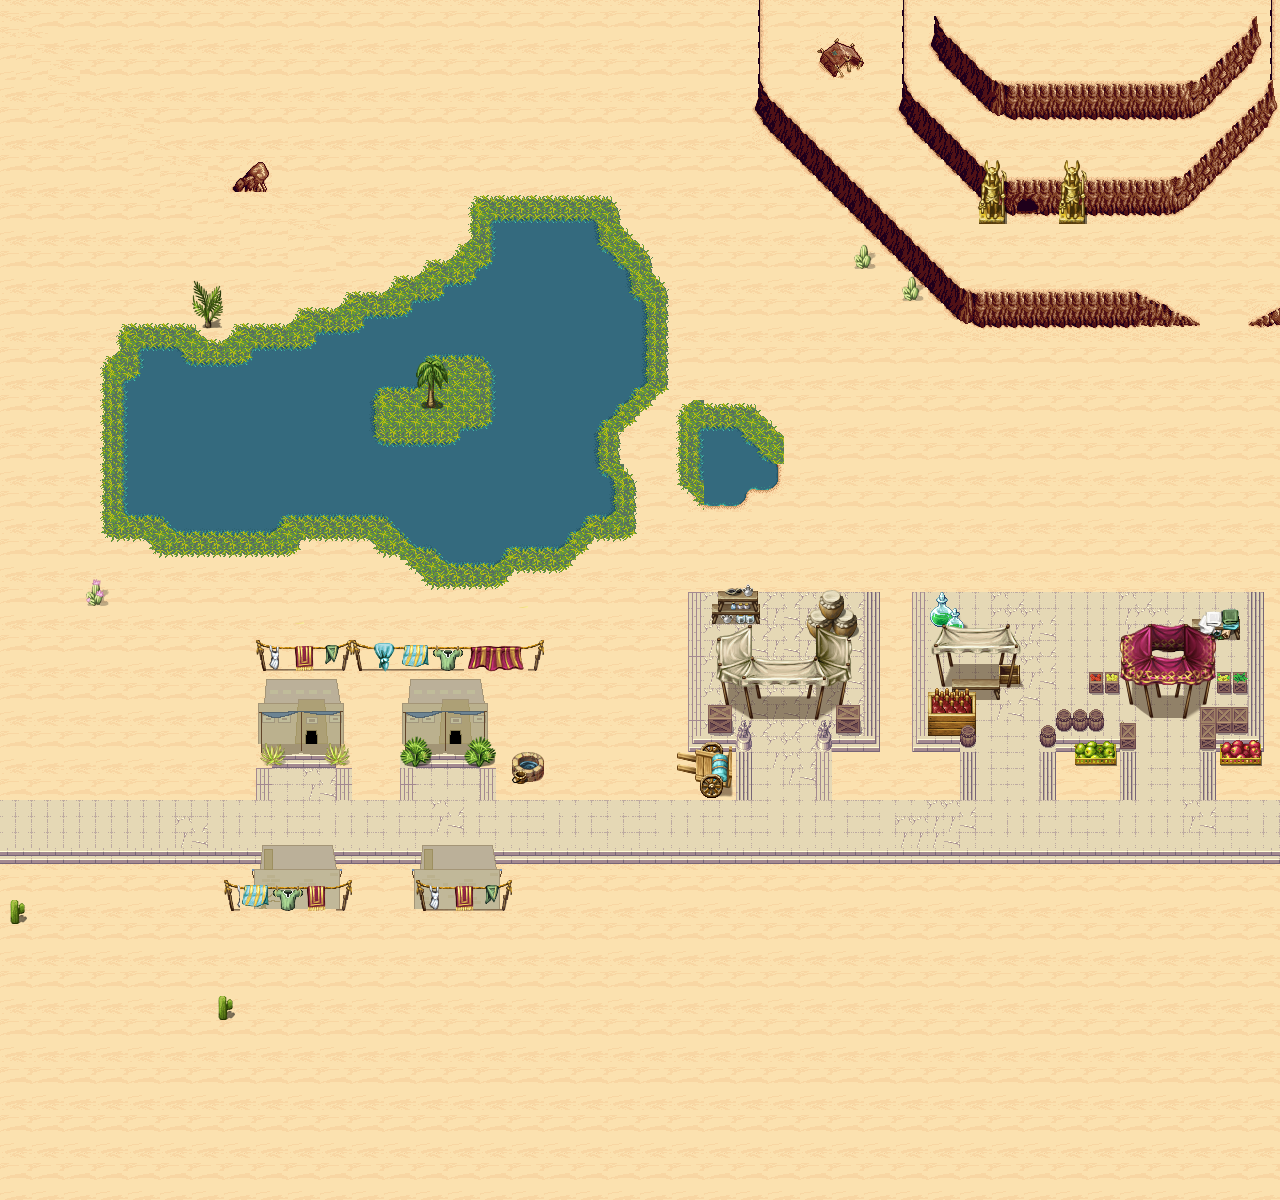

Rendered tile map (Tiled .tmx) drawn with the repository's tilesets; below, a short description and the map source with its tile grids summarised:
An orthogonal 80x75 tile map with 16x16 px tiles, 9 tile layers (ground_layer_bottom, ground_layer_top, mountain_layer_bottom, building_layer_bottom, ...), 7 tilesets and 90 objects (88x obstacle, obsatcle, cnct).

<map version="1.2" tiledversion="1.2.0" orientation="orthogonal" renderorder="right-down" width="80" height="75" tilewidth="16" tileheight="16" infinite="0" nextlayerid="22" nextobjectid="221">
 <tileset firstgid="1" source="desert.tsx" />
 <tileset firstgid="313" source="classical_temple_tiles.tsx" />
 <tileset firstgid="3385" source="egypt.tsx" />
 <tileset firstgid="4409" source="house.tsx" />
 <tileset firstgid="4505" source="Overworld.tsx" />
 <tileset firstgid="5945" source="oriental_set.tsx" />
 <tileset firstgid="6969" source="market.tsx" />
 <layer id="2" name="ground_layer_bottom" width="80" height="75">
  <data>[6000 cells, 5990 non-empty, 19 distinct tile ids]</data>
 </layer>
 <layer id="8" name="ground_layer_top" width="80" height="75">
  <data>[6000 cells, 1054 non-empty, 69 distinct tile ids]</data>
 </layer>
 <objectgroup id="3" name="obstacle">
  <object id="2" name="rockbottom1" type="obstacle" x="232" y="176" width="40" height="16" />
  <object id="8" name="wall" type="obstacle" x="1256" y="300" width="24" height="28" />
  <object id="106" name="washingline" type="obstacle" x="229" y="885" width="121" height="25" />
  <object id="111" name="washingline" type="obstacle" x="259" y="644" width="278" height="26" />
  <object id="112" name="washingline" type="obstacle" x="256" y="664" width="278" height="18" />
  <object id="116" name="house" type="obstacle" x="415" y="862" width="85" height="45" />
  <object id="118" name="house" type="obstacle" x="254" y="863" width="85" height="45" />
  <object id="119" name="house" type="obstacle" x="260" y="700" width="85" height="45" />
  <object id="120" name="house" type="obstacle" x="404" y="700" width="85" height="45" />
  <object id="122" name="plant" type="obstacle" x="466" y="740" width="29" height="26" />
  <object id="124" name="plant" type="obstacle" x="326" y="743" width="29" height="26" />
  <object id="125" name="plant" type="obstacle" x="258" y="742" width="29" height="26" />
  <object id="126" name="plant" type="obstacle" x="399" y="738" width="29" height="26" />
  <object id="127" name="crate" type="obstacle" x="737" y="723" width="14" height="25" />
  <object id="129" name="crate" type="obstacle" x="816" y="723" width="15" height="24" />
  <object id="130" name="crate" type="obstacle" x="709" y="708" width="22" height="19" />
  <object id="132" name="crate" type="obstacle" x="837" y="705" width="23" height="24" />
  <object id="133" name="shelf" type="obstacle" x="711" y="596" width="46" height="26" />
  <object id="135" name="cart" type="obstacle" x="685" y="760" width="43" height="31" />
  <object id="137" name="crate" type="obstacle" x="709" y="717" width="21" height="15" />
  <object id="138" name="crate" type="obstacle" x="837" y="711" width="24" height="23" />
  <object id="142" name="statue" type="obstacle" x="739" y="719" width="16" height="34" />
  <object id="143" name="statue" type="obstacle" x="818" y="718" width="14" height="30" />
  <object id="144" name="barrel" type="obstacle" x="808" y="601" width="50" height="33" />
  <object id="150" name="boxofpotions" type="obstacle" x="929" y="704" width="45" height="31" />
  <object id="152" name="barrel" type="obstacle" x="962" y="727" width="13" height="21" />
  <object id="153" name="barrel" type="obstacle" x="1042" y="730" width="12" height="13" />
  <object id="154" name="barrels" type="obstacle" x="1057" y="719" width="45" height="11" />
  <object id="157" name="box" type="obstacle" x="1089" y="682" width="27" height="9" />
  <object id="158" type="obstacle" x="1127" y="679" width="6" height="26" />
  <object id="159" type="obstacle" x="1144.85" y="683.82" width="8.04478" height="35" rotation="-0.29805" />
  <object id="160" type="obsatcle" x="1183.42" y="684.876" width="9.15694" height="33.8656" rotation="1.72917" />
  <object id="161" type="obstacle" x="1203.73" y="679.852" width="6" height="26" rotation="3.20949" />
  <object id="162" name="boxes" type="obstacle" x="1201" y="707" width="46" height="25" />
  <object id="164" name="box" type="obstacle" x="1200" y="723" width="15" height="25" />
  <object id="165" name="boxofapples" type="obstacle" x="1223" y="743" width="39" height="20" />
  <object id="166" name="boxofapples" type="obstacle" x="1076" y="744" width="39" height="20" />
  <object id="167" name="clothes" type="obstacle" x="1203" y="612" width="37" height="24" />
  <object id="169" name="statue" type="obstacle" x="981" y="179" width="23" height="42" />
  <object id="170" name="statue" type="obstacle" x="1061" y="182" width="23" height="42" />
  <object id="172" name="water" type="obstacle" x="124" y="372" width="20" height="144" />
  <object id="173" name="water" type="obstacle" x="144" y="348" width="32" height="172" />
  <object id="174" name="water" type="obstacle" x="376" y="444" width="236" height="68" />
  <object id="175" name="water" type="obstacle" x="176" y="356" width="80" height="176" />
  <object id="176" name="water" type="obstacle" x="256" y="348" width="32" height="184" />
  <object id="177" name="water" type="obstacle" x="288" y="348" width="88" height="168" />
  <object id="178" name="water" type="obstacle" x="412" y="296" width="232" height="60" />
  <object id="179" name="water" type="obstacle" x="316" y="328" width="60" height="20" />
  <object id="180" name="water" type="obstacle" x="316" y="328" width="60" height="20" />
  <object id="181" name="water" type="obstacle" x="488" y="356" width="112" height="88" />
  <object id="182" name="water" type="obstacle" x="600" y="356" width="40" height="44" />
  <object id="183" name="water" type="obstacle" x="388" y="512" width="196" height="20" />
  <object id="184" name="water" type="obstacle" x="404" y="536" width="160" height="16" />
  <object id="185" name="water" type="obstacle" x="436" y="552" width="64" height="12" />
  <object id="186" name="water" type="obstacle" x="364" y="316" width="56" height="72" />
  <object id="187" name="water" type="obstacle" x="492" y="216" width="104" height="80" />
  <object id="188" name="water" type="obstacle" x="596" y="248" width="36" height="60" />
  <object id="189" name="water" type="obstacle" x="444" y="280" width="52" height="20" />
  <object id="190" name="water" type="obstacle" x="700" y="428" width="44" height="72" />
  <object id="191" name="water" type="obstacle" x="732" y="448" width="48" height="40" />
  <object id="192" name="wall" type="obstacle" x="960" y="312" width="240" height="16" />
  <object id="193" name="wall" type="obstacle" x="960" y="288" width="208" height="24" />
  <object id="194" name="wall" type="obstacle" x="916" y="268" width="36" height="32" />
  <object id="195" name="wall" type="obstacle" x="960" y="288" width="208" height="24" />
  </objectgroup>
 <layer id="20" name="mountain_layer_bottom" width="80" height="75">
  <data>[6000 cells, 0 non-empty, 0 distinct tile ids]</data>
 </layer>
 <layer id="19" name="building_layer_bottom" width="80" height="75">
  <data>[6000 cells, 78 non-empty, 39 distinct tile ids]</data>
 </layer>
 <layer id="11" name="mountain_layer_bottom" width="80" height="75">
  <data>[6000 cells, 237 non-empty, 37 distinct tile ids]</data>
 </layer>
 <layer id="4" name="decoration_layer_bottom" width="80" height="75">
  <data>[6000 cells, 220 non-empty, 185 distinct tile ids]</data>
 </layer>
 <objectgroup id="21" name="connection">
  <!-- 1 objects omitted --></objectgroup>
 <layer id="6" name="sprite_layer" width="80" height="75">
  <data>[6000 cells, 0 non-empty, 0 distinct tile ids]</data>
 </layer>
 <layer id="5" name="decoration_layer_top" width="80" height="75">
  <data>[6000 cells, 168 non-empty, 154 distinct tile ids]</data>
 </layer>
 <layer id="18" name="building_layer_top" width="80" height="75">
  <data>[6000 cells, 70 non-empty, 35 distinct tile ids]</data>
 </layer>
</map>
<!-- 26 of 90 objects omitted -->
